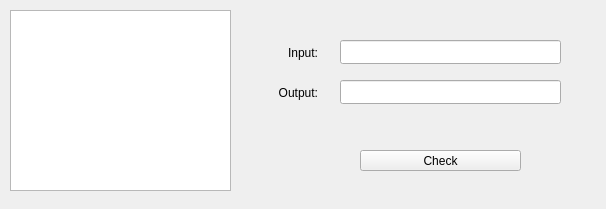
<?xml version="1.0" encoding="UTF-8"?>
<ui version="4.0">
 <class>UserPanel</class>
 <widget class="QWidget" name="UserPanel">
  <property name="geometry">
   <rect>
    <x>0</x>
    <y>0</y>
    <width>606</width>
    <height>209</height>
   </rect>
  </property>
  <property name="windowTitle">
   <string>User Panel</string>
  </property>
  <widget class="QListWidget" name="listWidget_users">
   <property name="geometry">
    <rect>
     <x>10</x>
     <y>10</y>
     <width>221</width>
     <height>181</height>
    </rect>
   </property>
  </widget>
  <widget class="QPushButton" name="pushButton_check">
   <property name="geometry">
    <rect>
     <x>360</x>
     <y>150</y>
     <width>161</width>
     <height>21</height>
    </rect>
   </property>
   <property name="text">
    <string>Check</string>
   </property>
  </widget>
  <widget class="QLabel" name="label">
   <property name="geometry">
    <rect>
     <x>260</x>
     <y>45</y>
     <width>58</width>
     <height>16</height>
    </rect>
   </property>
   <property name="text">
    <string>&lt;html&gt;&lt;head/&gt;&lt;body&gt;&lt;p align=&quot;right&quot;&gt;Input:&lt;/p&gt;&lt;/body&gt;&lt;/html&gt;</string>
   </property>
  </widget>
  <widget class="QLineEdit" name="lineEdit_input">
   <property name="geometry">
    <rect>
     <x>340</x>
     <y>40</y>
     <width>221</width>
     <height>24</height>
    </rect>
   </property>
  </widget>
  <widget class="QLineEdit" name="lineEdit_output">
   <property name="geometry">
    <rect>
     <x>340</x>
     <y>80</y>
     <width>221</width>
     <height>24</height>
    </rect>
   </property>
  </widget>
  <widget class="QLabel" name="label_2">
   <property name="geometry">
    <rect>
     <x>260</x>
     <y>85</y>
     <width>58</width>
     <height>16</height>
    </rect>
   </property>
   <property name="text">
    <string>&lt;html&gt;&lt;head/&gt;&lt;body&gt;&lt;p align=&quot;right&quot;&gt;Output:&lt;/p&gt;&lt;/body&gt;&lt;/html&gt;</string>
   </property>
  </widget>
 </widget>
 <resources/>
 <connections/>
</ui>
